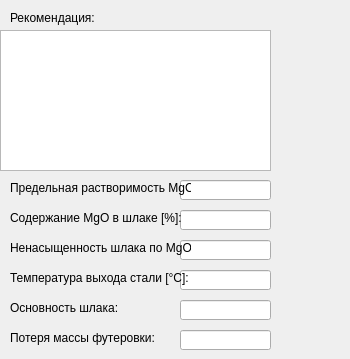
    <widget class="QWidget" name="tab_6">
     <attribute name="title">
      <string>Рекомендации</string>
     </attribute>
     <widget class="QPushButton" name="RecomendationCalc">
      <property name="enabled">
       <bool>true</bool>
      </property>
      <property name="geometry">
       <rect>
        <x>290</x>
        <y>40</y>
        <width>51</width>
        <height>61</height>
       </rect>
      </property>
      <property name="text">
       <string/>
      </property>
      <property name="icon">
       <iconset>
        <normaloff>../Pictures/calculate.ico</normaloff>../Pictures/calculate.ico</iconset>
      </property>
      <property name="iconSize">
       <size>
        <width>48</width>
        <height>48</height>
       </size>
      </property>
      <property name="flat">
       <bool>true</bool>
      </property>
     </widget>
     <widget class="QLineEdit" name="limit_MgO">
      <property name="enabled">
       <bool>true</bool>
      </property>
      <property name="geometry">
       <rect>
        <x>180</x>
        <y>180</y>
        <width>91</width>
        <height>20</height>
       </rect>
      </property>
     </widget>
     <widget class="QLineEdit" name="content_MgO">
      <property name="enabled">
       <bool>true</bool>
      </property>
      <property name="geometry">
       <rect>
        <x>180</x>
        <y>210</y>
        <width>91</width>
        <height>20</height>
       </rect>
      </property>
     </widget>
     <widget class="QLineEdit" name="unsaturation_MgO">
      <property name="enabled">
       <bool>true</bool>
      </property>
      <property name="geometry">
       <rect>
        <x>180</x>
        <y>240</y>
        <width>91</width>
        <height>20</height>
       </rect>
      </property>
     </widget>
     <widget class="QLineEdit" name="steel_temp">
      <property name="enabled">
       <bool>true</bool>
      </property>
      <property name="geometry">
       <rect>
        <x>180</x>
        <y>270</y>
        <width>91</width>
        <height>20</height>
       </rect>
      </property>
     </widget>
     <widget class="QLineEdit" name="slag_basicity">
      <property name="enabled">
       <bool>true</bool>
      </property>
      <property name="geometry">
       <rect>
        <x>180</x>
        <y>300</y>
        <width>91</width>
        <height>20</height>
       </rect>
      </property>
     </widget>
     <widget class="QLineEdit" name="lining_weight_loss">
      <property name="enabled">
       <bool>true</bool>
      </property>
      <property name="geometry">
       <rect>
        <x>180</x>
        <y>330</y>
        <width>91</width>
        <height>20</height>
       </rect>
      </property>
     </widget>
     <widget class="QLabel" name="label_48">
      <property name="geometry">
       <rect>
        <x>10</x>
        <y>180</y>
        <width>181</width>
        <height>16</height>
       </rect>
      </property>
      <property name="text">
       <string>Предельная растворимость MgO:</string>
      </property>
     </widget>
     <widget class="QLabel" name="label_49">
      <property name="geometry">
       <rect>
        <x>10</x>
        <y>210</y>
        <width>181</width>
        <height>16</height>
       </rect>
      </property>
      <property name="text">
       <string>Содержание MgO в шлаке [%]:</string>
      </property>
     </widget>
     <widget class="QLabel" name="label_50">
      <property name="geometry">
       <rect>
        <x>10</x>
        <y>240</y>
        <width>181</width>
        <height>16</height>
       </rect>
      </property>
      <property name="text">
       <string>Ненасыщенность шлака по MgO:</string>
      </property>
     </widget>
     <widget class="QLabel" name="label_53">
      <property name="geometry">
       <rect>
        <x>10</x>
        <y>270</y>
        <width>181</width>
        <height>16</height>
       </rect>
      </property>
      <property name="text">
       <string>Температура выхода стали [°C]:</string>
      </property>
     </widget>
     <widget class="QLabel" name="label_54">
      <property name="geometry">
       <rect>
        <x>10</x>
        <y>300</y>
        <width>181</width>
        <height>16</height>
       </rect>
      </property>
      <property name="text">
       <string>Основность шлака:</string>
      </property>
     </widget>
     <widget class="QLabel" name="label_55">
      <property name="geometry">
       <rect>
        <x>10</x>
        <y>330</y>
        <width>181</width>
        <height>16</height>
       </rect>
      </property>
      <property name="text">
       <string>Потеря массы футеровки:</string>
      </property>
     </widget>
     <widget class="QLabel" name="label_56">
      <property name="geometry">
       <rect>
        <x>10</x>
        <y>10</y>
        <width>181</width>
        <height>16</height>
       </rect>
      </property>
      <property name="text">
       <string>Рекомендация:</string>
      </property>
     </widget>
     <widget class="QPlainTextEdit" name="recomendation">
      <property name="enabled">
       <bool>true</bool>
      </property>
      <property name="geometry">
       <rect>
        <x>0</x>
        <y>30</y>
        <width>271</width>
        <height>141</height>
       </rect>
      </property>
      <property name="readOnly">
       <bool>true</bool>
      </property>
     </widget>
    </widget>
